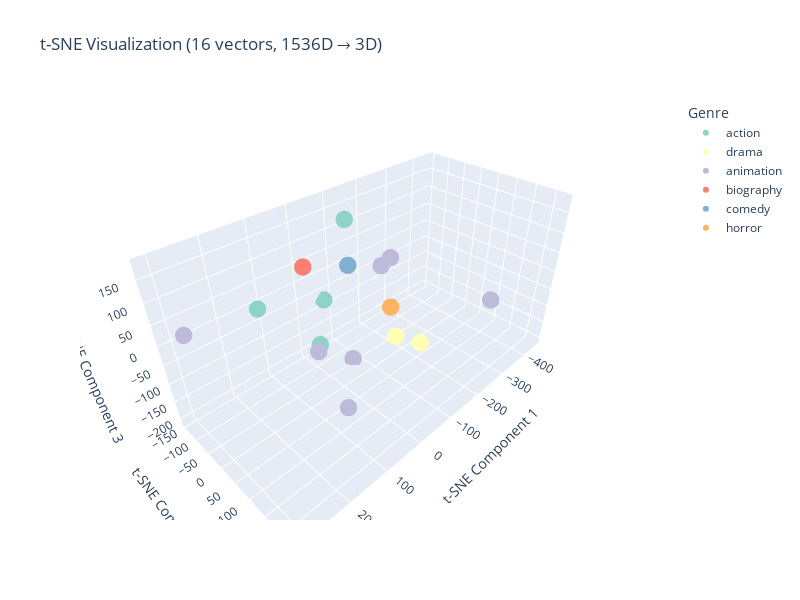

Notebook code cell kept with this figure:
### Code cell
visualize_vectors_tsne(vector_collection, n_components=3)

### Figure 1 — Plotly figure (JSON) as saved in the notebook; plotly's stock layout.template omitted (floating-point values rounded to 4 significant figures)
{"data": [{"hoverinfo": "text", "marker": {"color": "rgb(141,211,199)", "size": 6}, "mode": "markers", "name": "action", "text": ["the dark knight", "everything everywhere all at once", "dune: part two", "godzilla minus one"], "type": "scatter3d", "x": [147.6, 49.76, -53.67, -71.97], "y": [-81.39, -14.85, -39.11, -148.7], "z": [37.98, -71.51, 179.3, -77.5]}, {"hoverinfo": "text", "marker": {"color": "rgb(255,255,179)", "size": 6}, "mode": "markers", "name": "drama", "text": ["hereditary", "it's a wonderful life"], "type": "scatter3d", "x": [8.465, -114.1], "y": [226.0, 54.58], "z": [48.05, -100.6]}, {"hoverinfo": "text", "marker": {"color": "rgb(190,186,218)", "size": 6}, "mode": "markers", "name": "animation", "text": ["klaus", "the iron giant", "the lion king", "spider-man: across the spider-verse", "spirited away", "the wild robot", "the lego movie"], "type": "scatter3d", "x": [94.3, -73.02, -445.2, 139.2, 304.8, -158.7, -230.2], "y": [121.0, -49.26, 92.64, 98.33, -73.01, -8.007, -107.8], "z": [-131.2, -206.9, -140.8, 28.96, 63.04, 62.29, -29.08]}, {"hoverinfo": "text", "marker": {"color": "rgb(251,128,114)", "size": 6}, "mode": "markers", "name": "biography", "text": ["a complete unknown"], "type": "scatter3d", "x": [-0.5985], "y": [-122.4], "z": [56.25]}, {"hoverinfo": "text", "marker": {"color": "rgb(128,177,211)", "size": 6}, "mode": "markers", "name": "comedy", "text": ["leap year"], "type": "scatter3d", "x": [47.19], "y": [81.7], "z": [164.1]}, {"hoverinfo": "text", "marker": {"color": "rgb(253,180,98)", "size": 6}, "mode": "markers", "name": "horror", "text": ["poltergeist"], "type": "scatter3d", "x": [-53.41], "y": [93.9], "z": [30.01]}], "layout": {"height": 600, "legend": {"title": {"text": "Genre"}}, "scene": {"xaxis": {"title": {"text": "t-SNE Component 1"}}, "yaxis": {"title": {"text": "t-SNE Component 2"}}, "zaxis": {"title": {"text": "t-SNE Component 3"}}}, "title": {"text": "t-SNE Visualization (16 vectors, 1536D → 3D)"}, "width": 800}}
